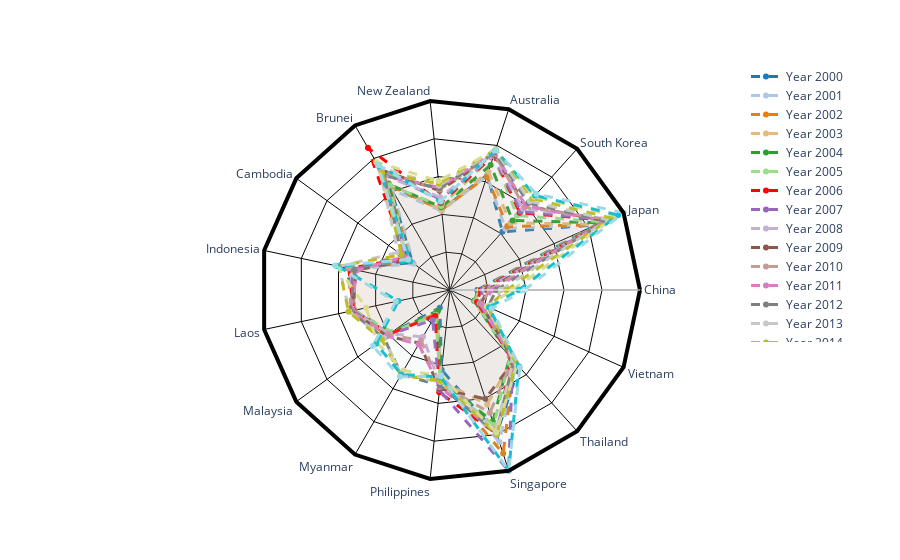

The notebook cell saved with this chart:
### Code cell
radar_chart(df_CPP, "CPP")

### Figure 1 — Plotly figure (JSON) as saved in the notebook; plotly's stock layout.template omitted (floating-point values rounded to 4 significant figures)
{"data": [{"fill": "toself", "fillcolor": "rgba(0.12156862745098039, 0.4666666666666667, 0.7058823529411765, 0.01)", "line": {"color": "rgba(0.12156862745098039, 0.4666666666666667, 0.7058823529411765, 1.0)", "dash": "dash", "width": 3}, "name": "Year 2000", "r": [0.1442, 0.8427, 0.4122, 0.6376, 0.4254, 0.6294, 0.2435, 0.5564, 0.5136, 0.3972, 0.1073, 0.4223, 0.7945, 0.5443, 0.1448, 0.1442], "theta": ["China", "Japan", "South Korea", "Australia", "New Zealand", "Brunei", "Cambodia", "Indonesia", "Laos", "Malaysia", "Myanmar", "Philippines", "Singapore", "Thailand", "Vietnam", "China"], "type": "scatterpolar"}, {"fill": "toself", "fillcolor": "rgba(0.6823529411764706, 0.7803921568627451, 0.9098039215686274, 0.01)", "line": {"color": "rgba(0.6823529411764706, 0.7803921568627451, 0.9098039215686274, 1.0)", "dash": "dash", "width": 3}, "name": "Year 2001", "r": [0.1548, 0.8502, 0.4345, 0.6332, 0.419, 0.6081, 0.2359, 0.5213, 0.5146, 0.3977, 0.1358, 0.4512, 0.8415, 0.521, 0.1431, 0.1548], "theta": ["China", "Japan", "South Korea", "Australia", "New Zealand", "Brunei", "Cambodia", "Indonesia", "Laos", "Malaysia", "Myanmar", "Philippines", "Singapore", "Thailand", "Vietnam", "China"], "type": "scatterpolar"}, {"fill": "toself", "fillcolor": "rgba(0.9, 0.498, 0.054, 0.01)", "line": {"color": "rgba(0.9, 0.498, 0.054, 1.0)", "dash": "dash", "width": 3}, "name": "Year 2002", "r": [0.1573, 0.841, 0.4502, 0.6284, 0.4245, 0.6348, 0.2611, 0.5238, 0.5151, 0.4095, 0.1411, 0.4685, 0.9054, 0.505, 0.1396, 0.1573], "theta": ["China", "Japan", "South Korea", "Australia", "New Zealand", "Brunei", "Cambodia", "Indonesia", "Laos", "Malaysia", "Myanmar", "Philippines", "Singapore", "Thailand", "Vietnam", "China"], "type": "scatterpolar"}, {"fill": "toself", "fillcolor": "rgba(0.9, 0.733, 0.47, 0.01)", "line": {"color": "rgba(0.9, 0.733, 0.47, 1.0)", "dash": "dash", "width": 3}, "name": "Year 2003", "r": [0.1528, 0.8504, 0.4752, 0.6549, 0.4234, 0.6513, 0.2671, 0.5272, 0.5157, 0.3872, 0.143, 0.4804, 0.6338, 0.4886, 0.1419, 0.1528], "theta": ["China", "Japan", "South Korea", "Australia", "New Zealand", "Brunei", "Cambodia", "Indonesia", "Laos", "Malaysia", "Myanmar", "Philippines", "Singapore", "Thailand", "Vietnam", "China"], "type": "scatterpolar"}, {"fill": "toself", "fillcolor": "rgba(0.17254901960784313, 0.6274509803921569, 0.17254901960784313, 0.01)", "line": {"color": "rgba(0.17254901960784313, 0.6274509803921569, 0.17254901960784313, 1.0)", "dash": "dash", "width": 3}, "name": "Year 2004", "r": [0.153, 0.8701, 0.492, 0.692, 0.4379, 0.6436, 0.2851, 0.511, 0.5163, 0.3796, 0.1255, 0.4779, 0.7281, 0.4705, 0.1398, 0.153], "theta": ["China", "Japan", "South Korea", "Australia", "New Zealand", "Brunei", "Cambodia", "Indonesia", "Laos", "Malaysia", "Myanmar", "Philippines", "Singapore", "Thailand", "Vietnam", "China"], "type": "scatterpolar"}, {"fill": "toself", "fillcolor": "rgba(0.596078431372549, 0.8745098039215686, 0.5411764705882353, 0.01)", "line": {"color": "rgba(0.596078431372549, 0.8745098039215686, 0.5411764705882353, 1.0)", "dash": "dash", "width": 3}, "name": "Year 2005", "r": [0.1565, 0.8821, 0.5272, 0.7432, 0.444, 0.6368, 0.277, 0.5259, 0.5172, 0.3796, 0.1505, 0.4878, 0.7471, 0.4728, 0.1456, 0.1565], "theta": ["China", "Japan", "South Korea", "Australia", "New Zealand", "Brunei", "Cambodia", "Indonesia", "Laos", "Malaysia", "Myanmar", "Philippines", "Singapore", "Thailand", "Vietnam", "China"], "type": "scatterpolar"}, {"fill": "toself", "fillcolor": "rgba(1.0, 0.596078431372549, 0.5882352941176471, 0.01)", "line": {"color": "rgba(1.0, 0.596078431372549, 0.5882352941176471, 1.0)", "dash": "dash", "width": 3}, "name": "Year 2006", "r": [0.1625, 0.902, 0.548, 0.7435, 0.4608, 0.8641, 0.2852, 0.5448, 0.5194, 0.3948, 0.1559, 0.541, 0.7968, 0.4827, 0.1557, 0.1625], "theta": ["China", "Japan", "South Korea", "Australia", "New Zealand", "Brunei", "Cambodia", "Indonesia", "Laos", "Malaysia", "Myanmar", "Philippines", "Singapore", "Thailand", "Vietnam", "China"], "type": "scatterpolar"}, {"fill": "toself", "fillcolor": "rgba(0.5803921568627451, 0.403921568627451, 0.7411764705882353, 0.01)", "line": {"color": "rgba(0.5803921568627451, 0.403921568627451, 0.7411764705882353, 1.0)", "dash": "dash", "width": 3}, "name": "Year 2007", "r": [0.1722, 0.9048, 0.5566, 0.7434, 0.4814, 0.7103, 0.2773, 0.5281, 0.5216, 0.4022, 0.1829, 0.5298, 1, 0.493, 0.1705, 0.1722], "theta": ["China", "Japan", "South Korea", "Australia", "New Zealand", "Brunei", "Cambodia", "Indonesia", "Laos", "Malaysia", "Myanmar", "Philippines", "Singapore", "Thailand", "Vietnam", "China"], "type": "scatterpolar"}, {"fill": "toself", "fillcolor": "rgba(0.7725490196078432, 0.6901960784313725, 0.8352941176470589, 0.01)", "line": {"color": "rgba(0.7725490196078432, 0.6901960784313725, 0.8352941176470589, 1.0)", "dash": "dash", "width": 3}, "name": "Year 2008", "r": [0.1827, 0.9193, 0.5746, 0.7454, 0.491, 0.6966, 0.2837, 0.5066, 0.525, 0.393, 0.2841, 0.5027, 0.7807, 0.5119, 0.1727, 0.1827], "theta": ["China", "Japan", "South Korea", "Australia", "New Zealand", "Brunei", "Cambodia", "Indonesia", "Laos", "Malaysia", "Myanmar", "Philippines", "Singapore", "Thailand", "Vietnam", "China"], "type": "scatterpolar"}, {"fill": "toself", "fillcolor": "rgba(0.5490196078431373, 0.33725490196078434, 0.29411764705882354, 0.01)", "line": {"color": "rgba(0.5490196078431373, 0.33725490196078434, 0.29411764705882354, 1.0)", "dash": "dash", "width": 3}, "name": "Year 2009", "r": [0.1961, 0.8952, 0.596, 0.7482, 0.5258, 0.7309, 0.2685, 0.5033, 0.5287, 0.4122, 0.3229, 0.5224, 0.6024, 0.5028, 0.1788, 0.1961], "theta": ["China", "Japan", "South Korea", "Australia", "New Zealand", "Brunei", "Cambodia", "Indonesia", "Laos", "Malaysia", "Myanmar", "Philippines", "Singapore", "Thailand", "Vietnam", "China"], "type": "scatterpolar"}, {"fill": "toself", "fillcolor": "rgba(0.7686274509803922, 0.611764705882353, 0.5803921568627451, 0.01)", "line": {"color": "rgba(0.7686274509803922, 0.611764705882353, 0.5803921568627451, 1.0)", "dash": "dash", "width": 3}, "name": "Year 2010", "r": [0.2088, 0.9127, 0.5856, 0.754, 0.5312, 0.7247, 0.2721, 0.5478, 0.5316, 0.4012, 0.3062, 0.4983, 0.679, 0.4932, 0.1811, 0.2088], "theta": ["China", "Japan", "South Korea", "Australia", "New Zealand", "Brunei", "Cambodia", "Indonesia", "Laos", "Malaysia", "Myanmar", "Philippines", "Singapore", "Thailand", "Vietnam", "China"], "type": "scatterpolar"}, {"fill": "toself", "fillcolor": "rgba(0.8901960784313725, 0.4666666666666667, 0.7607843137254902, 0.01)", "line": {"color": "rgba(0.8901960784313725, 0.4666666666666667, 0.7607843137254902, 1.0)", "dash": "dash", "width": 3}, "name": "Year 2011", "r": [0.2214, 0.894, 0.5955, 0.7598, 0.5435, 0.6922, 0.2972, 0.5004, 0.5343, 0.4132, 0.3297, 0.5133, 0.7923, 0.5089, 0.1901, 0.2214], "theta": ["China", "Japan", "South Korea", "Australia", "New Zealand", "Brunei", "Cambodia", "Indonesia", "Laos", "Malaysia", "Myanmar", "Philippines", "Singapore", "Thailand", "Vietnam", "China"], "type": "scatterpolar"}, {"fill": "toself", "fillcolor": "rgba(0.4980392156862745, 0.4980392156862745, 0.4980392156862745, 0.01)", "line": {"color": "rgba(0.4980392156862745, 0.4980392156862745, 0.4980392156862745, 1.0)", "dash": "dash", "width": 3}, "name": "Year 2012", "r": [0.2437, 0.8937, 0.6161, 0.7622, 0.5379, 0.6959, 0.3145, 0.5129, 0.537, 0.4291, 0.5126, 0.505, 0.7926, 0.4994, 0.218, 0.2437], "theta": ["China", "Japan", "South Korea", "Australia", "New Zealand", "Brunei", "Cambodia", "Indonesia", "Laos", "Malaysia", "Myanmar", "Philippines", "Singapore", "Thailand", "Vietnam", "China"], "type": "scatterpolar"}, {"fill": "toself", "fillcolor": "rgba(0.7803921568627451, 0.7803921568627451, 0.7803921568627451, 0.01)", "line": {"color": "rgba(0.7803921568627451, 0.7803921568627451, 0.7803921568627451, 1.0)", "dash": "dash", "width": 3}, "name": "Year 2013", "r": [0.2684, 0.909, 0.6288, 0.7722, 0.5533, 0.747, 0.3377, 0.5964, 0.5423, 0.4292, 0.5148, 0.487, 0.7789, 0.4975, 0.2275, 0.2684], "theta": ["China", "Japan", "South Korea", "Australia", "New Zealand", "Brunei", "Cambodia", "Indonesia", "Laos", "Malaysia", "Myanmar", "Philippines", "Singapore", "Thailand", "Vietnam", "China"], "type": "scatterpolar"}, {"fill": "toself", "fillcolor": "rgba(0.7372549019607844, 0.7411764705882353, 0.13333333333333333, 0.01)", "line": {"color": "rgba(0.7372549019607844, 0.7411764705882353, 0.13333333333333333, 1.0)", "dash": "dash", "width": 3}, "name": "Year 2014", "r": [0.2972, 0.9304, 0.648, 0.7795, 0.563, 0.7139, 0.3156, 0.5972, 0.5463, 0.4435, 0.5177, 0.4807, 0.8001, 0.519, 0.2182, 0.2972], "theta": ["China", "Japan", "South Korea", "Australia", "New Zealand", "Brunei", "Cambodia", "Indonesia", "Laos", "Malaysia", "Myanmar", "Philippines", "Singapore", "Thailand", "Vietnam", "China"], "type": "scatterpolar"}, {"fill": "toself", "fillcolor": "rgba(0.8588235294117647, 0.8588235294117647, 0.5529411764705883, 0.01)", "line": {"color": "rgba(0.8588235294117647, 0.8588235294117647, 0.5529411764705883, 1.0)", "dash": "dash", "width": 3}, "name": "Year 2015", "r": [0.3295, 0.9573, 0.6611, 0.777, 0.5767, 0.778, 0.2711, 0.6078, 0.4516, 0.4733, 0.4897, 0.4532, 0.7883, 0.5273, 0.2122, 0.3295], "theta": ["China", "Japan", "South Korea", "Australia", "New Zealand", "Brunei", "Cambodia", "Indonesia", "Laos", "Malaysia", "Myanmar", "Philippines", "Singapore", "Thailand", "Vietnam", "China"], "type": "scatterpolar"}, {"fill": "toself", "fillcolor": "rgba(0.09019607843137255, 0.7450980392156863, 0.8117647058823529, 0.01)", "line": {"color": "rgba(0.09019607843137255, 0.7450980392156863, 0.8117647058823529, 1.0)", "dash": "dash", "width": 3}, "name": "Year 2016", "r": [0.3616, 0.9702, 0.6693, 0.7736, 0.4675, 0.7592, 0.2576, 0.6067, 0.2776, 0.4807, 0.5131, 0.4605, 1, 0.5421, 0.2247, 0.3616], "theta": ["China", "Japan", "South Korea", "Australia", "New Zealand", "Brunei", "Cambodia", "Indonesia", "Laos", "Malaysia", "Myanmar", "Philippines", "Singapore", "Thailand", "Vietnam", "China"], "type": "scatterpolar"}, {"fill": "toself", "fillcolor": "rgba(0.6196078431372549, 0.8549019607843137, 0.8980392156862745, 0.01)", "line": {"color": "rgba(0.6196078431372549, 0.8549019607843137, 0.8980392156862745, 1.0)", "dash": "dash", "width": 3}, "name": "Year 2017", "r": [0.3918, 1, 0.6796, 0.7747, 0.4701, 0.7604, 0.2722, 0.6183, 0.2918, 0.5022, 0.5273, 0.4566, 1, 0.5494, 0.2403, 0.3918], "theta": ["China", "Japan", "South Korea", "Australia", "New Zealand", "Brunei", "Cambodia", "Indonesia", "Laos", "Malaysia", "Myanmar", "Philippines", "Singapore", "Thailand", "Vietnam", "China"], "type": "scatterpolar"}], "layout": {"legend": {"x": 0.9, "y": 1.1}, "plot_bgcolor": "rgba(0,0,0,0)", "polar": {"angularaxis": {"gridcolor": "black", "linecolor": "black", "linewidth": 4}, "bgcolor": "rgba(0,0,0,0)", "gridshape": "linear", "radialaxis": {"gridcolor": "black", "range": [0, 1], "showticklabels": false, "visible": true}}, "showlegend": true}}
